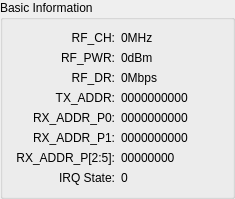
             <widget class="QGroupBox" name="groupBox">
              <property name="minimumSize">
               <size>
                <width>235</width>
                <height>0</height>
               </size>
              </property>
              <property name="title">
               <string>Basic Information</string>
              </property>
              <layout class="QGridLayout" name="gridLayout_3">
               <item row="0" column="0">
                <layout class="QVBoxLayout" name="verticalLayout_2">
                 <item>
                  <layout class="QHBoxLayout" name="horizontalLayout_6">
                   <item>
                    <widget class="QLabel" name="label_5">
                     <property name="text">
                      <string>RF_CH:</string>
                     </property>
                     <property name="alignment">
                      <set>Qt::AlignRight|Qt::AlignTrailing|Qt::AlignVCenter</set>
                     </property>
                    </widget>
                   </item>
                   <item>
                    <widget class="QLabel" name="RF_CH_Label">
                     <property name="text">
                      <string>0MHz</string>
                     </property>
                    </widget>
                   </item>
                  </layout>
                 </item>
                 <item>
                  <layout class="QHBoxLayout" name="horizontalLayout_7">
                   <item>
                    <widget class="QLabel" name="label_6">
                     <property name="text">
                      <string>RF_PWR:</string>
                     </property>
                     <property name="alignment">
                      <set>Qt::AlignRight|Qt::AlignTrailing|Qt::AlignVCenter</set>
                     </property>
                    </widget>
                   </item>
                   <item>
                    <widget class="QLabel" name="RF_PWR_Label">
                     <property name="text">
                      <string>0dBm</string>
                     </property>
                    </widget>
                   </item>
                  </layout>
                 </item>
                 <item>
                  <layout class="QHBoxLayout" name="horizontalLayout_8">
                   <item>
                    <widget class="QLabel" name="label_7">
                     <property name="text">
                      <string>RF_DR:</string>
                     </property>
                     <property name="alignment">
                      <set>Qt::AlignRight|Qt::AlignTrailing|Qt::AlignVCenter</set>
                     </property>
                    </widget>
                   </item>
                   <item>
                    <widget class="QLabel" name="RF_DR_Label">
                     <property name="text">
                      <string>0Mbps</string>
                     </property>
                    </widget>
                   </item>
                  </layout>
                 </item>
                 <item>
                  <layout class="QHBoxLayout" name="horizontalLayout_9">
                   <item>
                    <widget class="QLabel" name="label_8">
                     <property name="text">
                      <string>TX_ADDR:</string>
                     </property>
                     <property name="alignment">
                      <set>Qt::AlignRight|Qt::AlignTrailing|Qt::AlignVCenter</set>
                     </property>
                    </widget>
                   </item>
                   <item>
                    <widget class="QLabel" name="TX_ADDR_Label">
                     <property name="text">
                      <string>0000000000</string>
                     </property>
                    </widget>
                   </item>
                  </layout>
                 </item>
                 <item>
                  <layout class="QHBoxLayout" name="horizontalLayout_10">
                   <item>
                    <widget class="QLabel" name="label_9">
                     <property name="text">
                      <string>RX_ADDR_P0:</string>
                     </property>
                     <property name="alignment">
                      <set>Qt::AlignRight|Qt::AlignTrailing|Qt::AlignVCenter</set>
                     </property>
                    </widget>
                   </item>
                   <item>
                    <widget class="QLabel" name="RX_ADDR_P0_Label">
                     <property name="text">
                      <string>0000000000</string>
                     </property>
                    </widget>
                   </item>
                  </layout>
                 </item>
                 <item>
                  <layout class="QHBoxLayout" name="horizontalLayout_11">
                   <item>
                    <widget class="QLabel" name="label_10">
                     <property name="text">
                      <string>RX_ADDR_P1:</string>
                     </property>
                     <property name="alignment">
                      <set>Qt::AlignRight|Qt::AlignTrailing|Qt::AlignVCenter</set>
                     </property>
                    </widget>
                   </item>
                   <item>
                    <widget class="QLabel" name="RX_ADDR_P1_Label">
                     <property name="text">
                      <string>0000000000</string>
                     </property>
                    </widget>
                   </item>
                  </layout>
                 </item>
                 <item>
                  <layout class="QHBoxLayout" name="horizontalLayout_12">
                   <item>
                    <widget class="QLabel" name="label_11">
                     <property name="text">
                      <string>RX_ADDR_P[2:5]:</string>
                     </property>
                     <property name="alignment">
                      <set>Qt::AlignRight|Qt::AlignTrailing|Qt::AlignVCenter</set>
                     </property>
                    </widget>
                   </item>
                   <item>
                    <widget class="QLabel" name="RX_ADDR_P25_Label">
                     <property name="text">
                      <string>00000000</string>
                     </property>
                    </widget>
                   </item>
                  </layout>
                 </item>
                 <item>
                  <layout class="QHBoxLayout" name="horizontalLayout_16">
                   <item>
                    <widget class="QLabel" name="label_14">
                     <property name="text">
                      <string>IRQ State:</string>
                     </property>
                     <property name="alignment">
                      <set>Qt::AlignRight|Qt::AlignTrailing|Qt::AlignVCenter</set>
                     </property>
                    </widget>
                   </item>
                   <item>
                    <widget class="QLabel" name="IRQ_label">
                     <property name="text">
                      <string>0</string>
                     </property>
                    </widget>
                   </item>
                  </layout>
                 </item>
                </layout>
               </item>
              </layout>
             </widget>
